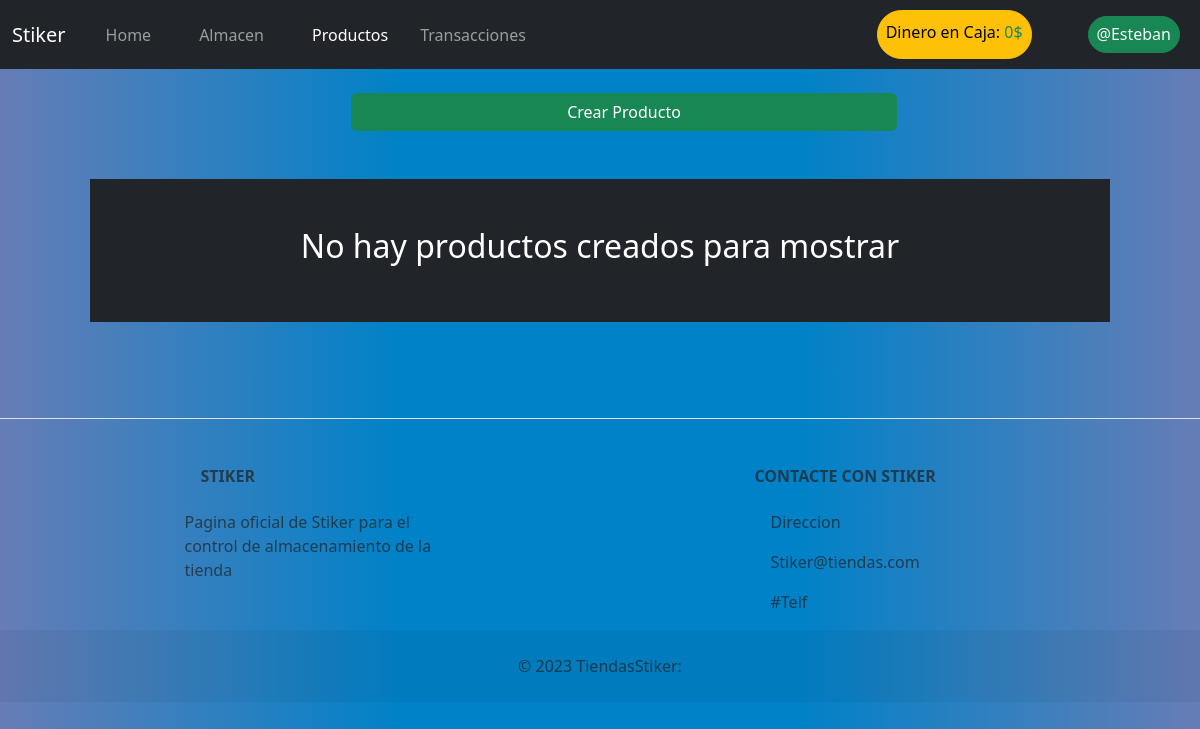
Before: /Productos/ (signed in) with the older database file.
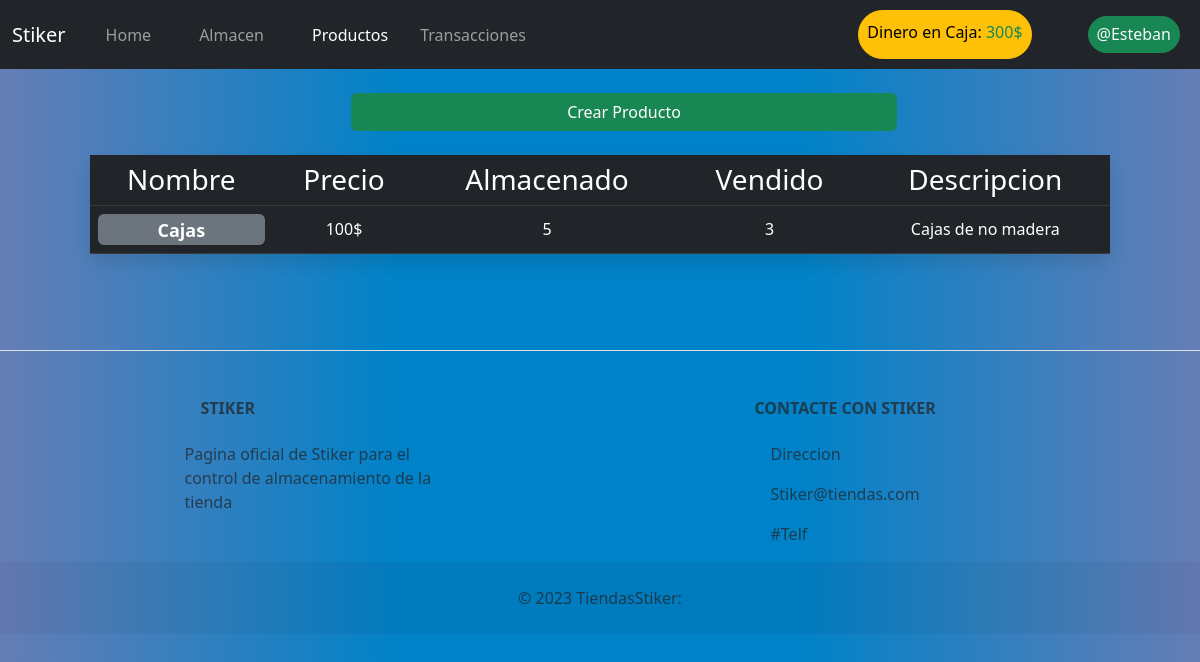
After: the same page with the newer database file.
### AlmacenApp/models.py (models this page shows, shortened)
class RegisteCash(models.Model):
    money=models.IntegerField(default=0)

class Product(models.Model):
    name=models.CharField(max_length=30, unique=True)
    price=models.IntegerField()
    image=models.ImageField(blank=True,null=True,upload_to='productos',default="no_imagen.jpg", height_field=None, width_field=None, max_length=None)
    stored=models.IntegerField(blank=True,default=0)
    sold=models.IntegerField(blank=True,default=0)
    description=models.CharField(max_length=100,blank=True)
    removed=models.BooleanField(default=False)

### AlmacenApp/views.py (the view, shortened to what this page needs)
# urls.py: path('Productos/', views.ProductosView,name='productos'),
def ProductosView(request):
    products = Product.objects.exclude(removed=True).order_by('name')
    return render(request,"Productos.html",{'products':products})

### AlmacenApp/global.py (called while the page is built)
def UserGroups(request):
    groups=[]
    for group  in  request.user.groups.all():
        groups += {group.name}
    return  {"Groups":groups}

def GlobalElements(request):
    registe_cash=RegisteCash.objects.all().first()
    if registe_cash:
        return {"registe_cash":registe_cash,"year":datetime.today().year}
    pass

### AlmacenApp/Templates/Productos.html (shortened to what this page needs)
{% extends 'Base.html' %}
{% load static %}
{% block contenido %}
    <div class="container-md">
        {% if user.is_authenticated and "Administradores" in Groups %}
        <div class="container m-4"style="text-align: center;">
            <div class="d-grid gap-2 col-6 mx-auto">
                <button type="button" class="btn btn-success " data-bs-toggle="modal" data-bs-target="#CrearModal" data-bs-whatever="@mdo">Crear Producto</button>
            </div>
        </div>
        {% endif %}
        {% if  products %}
            <div class="continer my-2 mx-5 w-3">
                <table class="table table-dark centrado shadow p-3 mb-5 bg-body-tertiary rounded">
                    <thead>
                    <tr>
                        <th scope="col" class="h3">Nombre</th>
                        <th scope="col" class="h3">Precio</th>
                        <th scope="col" class="h3">Almacenado</th>
                        <th scope="col" class="h3">Vendido</th>
                        <th scope="col" class="h3">Descripcion</th>
                    </tr>
                    </thead>
                    <tbody>
                        {% for product in products %}
                            <tr>
                            <td >
                                <a class="link-light h4" style=" text-decoration: none;" {% if user.is_authenticated %} href="{% url 'producto' product.id %}" {% endif %}>
                                    <span class="badge bg-secondary w-100">
                                        {{product.name}}
                                    </span>
                                </a>
                            </td>
                            <td>
                                {{product.price}}$
                            </td>
                            <td>
                                {{product.stored}}
                            </td>
                            <td>
                                {% if user.is_authenticated %}
                                    {{product.sold}}
                                {% else %}
                                    -
                                {% endif %}
                            </td>
                            <td>
                                {% if product.description %}
                                    {{product.description}}
                                {% else %}
                                    -
                                {% endif %}
                            </td>
                            </tr>
                        {% endfor %}
                    </tbody>
                </table>
            </div>
        {% else %}
        <div class="text-bg-dark p-5 m-5  d-flex justify-content-center"><h2>No hay productos creados para mostrar<h2></div>
        {% endif %}
    </div>
{% endblock  %}

### AlmacenApp/Templates/Base.html (shortened to what this page needs)
<!DOCTYPE html>
<html>
<head >
  </body>
    {% load static %}
    <link href="{% static 'bootstrap/css/bootstrap.min.css'%}" rel="stylesheet">
    <link href="{% static 'css/styles.css'%}" rel="stylesheet">
</head>
<body class='bodycolor'>
  <nav class="navbar navbar-expand navbar-dark bg-dark">
    <div class="container-fluid">
      <div class="collapse navbar-collapse" id="navbarTogglerDemo01">
        <a class="navbar-brand" href="#">Stiker</a>
        <ul class="navbar-nav me-auto mb-2 mb-lg-0">
            <li class="nav-item">
              <a class="mx-3 nav-link {% if '/Home' in request.path %}active{% endif %}" aria-current="page" href="{% url 'home'%}">Home</a>
            </li>
            <li class="nav-item">
              <a class="mx-3 nav-link {% if '/Almacen' in request.path %}active{% endif %}" href="{% url 'almacen'%}">Almacen</a>
            </li>
            <li class="nav-item">
              <a class="mx-3 nav-link {% if '/Productos' in request.path %}active{% endif %}" href="{% url 'productos'%}">Productos</a>
            </li>
            {% if user.is_authenticated %}
              <li class="nav-item">
                <a class="nav-link {% if '/Transacciones' in request.path%}active{% endif %}" href="{% url 'transacciones'%}">Transacciones </a>
              </li>
            {% endif %}
        </ul>
        {% if user.is_authenticated %}
          <a class="btn btn-warning p-2 mx-5" type="button" {% if "Administradores" in Groups %} href="{% url 'caja' %}"{% endif %} style="border-radius: 60px;" >
            <p class="h6 pt-1">
              Dinero en Caja:
            <span class="text-success">
                {{registe_cash.money}}$
              </span>
            </p>
          </a>
        {% endif %}
        <div style="border-radius: 60px;" class="bg-success  h6 text-light border border-success m-2 p-2" type="button" data-bs-toggle="offcanvas" data-bs-target="#offcanvasRight" aria-controls="offcanvasRight">
          {% if user.is_authenticated %}
            @{{user.username}}
          {% else %}
            Ingresar
          {% endif %}
        </div>
      </div>
    </div>
  </nav>
  {% block contenido %}
  {% endblock  %}
</body>
<footer class="text-center text-lg-start bg-light text-muted bodycolor">
  <section class="d-flex justify-content-center justify-content-lg-between p-4 border-bottom">
  </section>
  <section class="">
    <div class="container text-center text-md-start mt-5">
      <div class="row mt-3">
        <div class="col-md-3 col-lg-4 col-xl-3 mx-auto mb-4">
          <h6 class="text-uppercase fw-bold mb-4">
            Stiker
          </h6>
          <p>
            Pagina oficial de Stiker para el control de almacenamiento de la tienda
          </p>
        </div>
        <div class="col-md-4 col-lg-3 col-xl-3 mx-auto mb-md-0 mb-4">
          <h6 class="text-uppercase fw-bold mb-4">Contacte con Stiker</h6>
          <p>Direccion</p>
          <p>
            Stiker@tiendas.com
          </p>
          <p>#Telf</p>
        </div>
      </div>
    </div>
  </section>
  <div class="text-center p-4" style="background-color: rgba(0, 0, 0, 0.05);">
    © {{year}} TiendasStiker:
  </div>
</footer>
</html>

Changed rows visible on the page:
changed RegisteCash: money "0" → "300"
added Product: name "Cajas", price "100", stored "5", sold "3", description "Cajas de no madera"
Other visible differences:
text no longer shown: "No hay productos creados para mostrar"
text now shown: "Nombre Precio Almacenado Vendido Descripcion"
